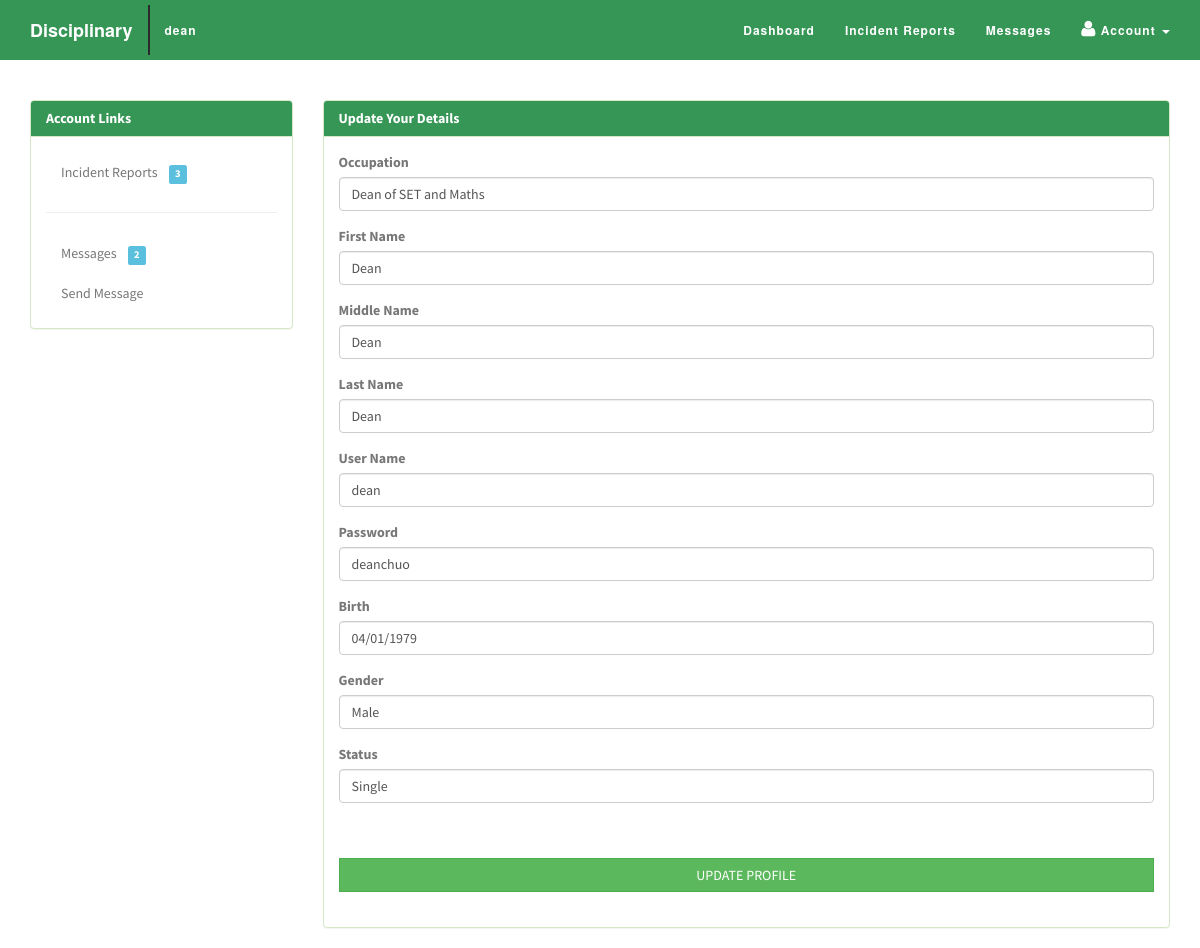
Screenshot of /dean/profile.php (signed in) with the database file from the repository.
### tables this page shows
CREATE TABLE IF NOT EXISTS `dean` (
  `id` int(255) NOT NULL AUTO_INCREMENT,
  `username` varchar(150) NOT NULL,
  `password` varchar(150) NOT NULL,
  `fname` varchar(150) NOT NULL,
  `mname` varchar(150) NOT NULL,
  `lname` varchar(150) NOT NULL,
  `occupation` varchar(150) NOT NULL,
  `birth` varchar(150) NOT NULL,
  `gender` varchar(150) NOT NULL,
  `status` varchar(150) NOT NULL,
  `usertype` varchar(150) NOT NULL,
  PRIMARY KEY (`id`)
);

### dean/profile.php (the view, shortened to what this page needs)
<?php
$username = $_SESSION['username'];
$result = mysql_query("SELECT * FROM dean WHERE username='$username'");
while($row = mysql_fetch_array($result))
  {
	$uname=$row['username'];
	$password=$row['password'];
	$occupation=$row['occupation'];
	$fname=$row['fname'];
	$mname=$row['mname'];
	$lname=$row['lname'];
	$birth=$row['birth'];
	$gender=$row['gender'];
	$status=$row['status'];
  }
?>
<?php
extract($_POST);
?>
<!DOCTYPE html>
<html lang="en-US" class="no-js">
	<head>
		<link rel="stylesheet" href="../css/bootstrap.css">
		<link rel="stylesheet" href="../css/bootstrap.min.css">
		<link rel="stylesheet" href="../css/font-awesome.css">
		<link rel="stylesheet" href="../css/font-awesome.min.css">
		<link rel="stylesheet" href="../css/animate.min.css">
		<link rel="stylesheet" href="../css/bootstrapValidator.min.css">
		<link rel="stylesheet" href="../css/dean.css">
     </head>
<body>
     <div class="navbar navbar-default navbar-fixed-top">
        <div class="container">
            <div class="navbar-header">
                <a class="navbar-brand"> Disciplinary</a>
            </div>
            <div class="collapse navbar-collapse novelist-nav">
			   <ul class="nav navbar-nav navbar-left">
                    <li>
                        <a class="user"><?php
			   $username =$_SESSION['username'];
			   $result = mysql_query("SELECT * FROM dean WHERE username='$username'");
			   while($row = mysql_fetch_array($result))
						{
						echo $row['username'];
						} ?></a>
                    </li>
				</ul>
                <ul class="nav navbar-nav navbar-right">
                    <li>
                        <a href="../dean/">Dashboard</a>
                    </li>
                    <li>
                        <a href="incidentlist.php">Incident Reports</a>
                    </li>
                    <li>
                        <a href="message.php">Messages</a>
                    </li>
					<li class="dropdown user-dropdown">
              <a href="#" class="dropdown-toggle" data-toggle="dropdown"><i class="fa fa-user"></i>&nbsp;Account<b>
			  </b> <b class="caret"></b></a>
            </li>
                </ul>
            </div>
        </div>
    </div>
	 <section class="dean" id="dean">
     <div class="container">
		  <div class="row">
			 <div id="sidebar" class="col-md-3">
				<div class="panel panel-success">
					<div class="panel-heading">
						<h5 class="panel-title">Account Links</h5>
					</div>
					<div id="sidenav" class="panel-body">
					   <ul class="list-unstyled nav sidenav">
					     <li><a href="incidentlist.php">Incident Reports&nbsp;&nbsp;&nbsp;
						 <span class="label label-info">
						 <?php
						   $result = mysql_query("SELECT * FROM incident");
						   $num_rows = mysql_num_rows($result);
						   echo $num_rows; ?>
						   </span>
			             </a></li>
						 <hr>
						 <li><a href="message.php">Messages&nbsp;&nbsp;&nbsp;
						 <span class="label label-info">
						 <?php
						   $result = mysql_query("SELECT * FROM message");
						   $num_rows = mysql_num_rows($result);
						   echo $num_rows; ?>
						   </span>
						</a></li>
						<li><a href="sendmessage.php">Send Message</a></li>
					  </ul>
					</div>
				</div>
			</div>
			<div class="col-md-9">
	         <div id="welcome" class="panel panel-success">
			   <div class="panel-heading">
				  <h3 class="panel-title">Update Your Details</h3>
			   </div>
			   <div class="panel-body">
			    <form role="form" method="post" id="editform">
				  <div class="form-group">
				    <label>Occupation</label>
					<input name="occupation" type="text" value="<?php echo $occupation?>" class="form-control">
				  </div>
				  <div class="form-group">
				    <label>First Name</label>
					<input name="fname" type="text" value="<?php echo $fname?>" class="form-control">
				  </div>
				  <div class="form-group">
				    <label>Middle Name</label>
					<input name="mname" type="text" value="<?php echo $mname?>" class="form-control">
				  </div>
				  <div class="form-group">
				    <label>Last Name</label>
					<input name="lname" type="text" value="<?php echo $lname?>" class="form-control">
				  </div>
				  <div class="form-group">
				    <label>User Name</label>
					<input name="uname" type="text" value="<?php echo $uname?>" class="form-control">
				  </div>
				  <div class="form-group">
				    <label>Password</label>
					<input name="password" type="text" value="<?php echo $password?>" class="form-control">
				  </div>
				  <div class="form-group">
				    <label>Birth</label>
					<input name="birth" type="text" value="<?php echo $birth?>" class="form-control">
				  </div>
				  <div class="form-group">
				    <label>Gender</label>
					<input name="gender" type="text" value="<?php echo $gender?>" class="form-control">
				  </div>
				  <div class="form-group">
				    <label>Status</label>
					<input name="status" type="text" value="<?php echo $status?>" class="form-control">
				  </div>
				  <div>
				  <br/><br/>
				  <button type="submit" name="edit" class="btn btn-large btn-success full-width">UPDATE PROFILE</button><br/><br/>
				  </div>
				</form>
			   </div>
			   </div>
			  </div>
			 </div>
			</div>
		  	</section>
</body>
</html>

### css/dean.css (style rules this page uses)
html, body { height: 100%; width: 100%; font-family: 'Source Sans Pro', Helvetica, Arial, sans-serif; color: #FFFFFF; }
a:link,a:visited { outline: 0; }
h1, h2, h3, h4, h5, h6 { color: #777; font-weight: 300; }
.navbar { font-family: Montserrat,"Helvetica Neue",Helvetica,Arial,sans-serif; font-weight: 700; background: #369656; padding: 5px 0; float:none; text-align: center; vertical-align: middle; -webkit-transition: padding .3s; -moz-transition: padding .3s; transition: padding .3s; }
.navbar .nav li a { color: #FFFFFF; font-size: 12px; }
.navbar .nav li a i { color: #FFFFFF; font-size: 18px; }
.navbar .nav li .user { color: #FFFFFF; font-size: 12px; border-left: 2px solid #2b2b2b; }
.navbar .navbar-nav { letter-spacing: 1px; }
.navbar-default, .navbar-inverse { border: 0; }
.navbar-fixed-top .navbar-brand { font-weight: 700; color: #fff; -webkit-transition: all .3s; -moz-transition: all .3s; transition: all .3s; }
.dean { background: #fff; padding-top: 100px; overflow:hidden; color: #777; }
.dean .panel .panel-heading { background: #369656; color: #fff; }
.dean .panel .panel-heading .panel-title { font-size: 14px; font-weight: 700; }
.dean .panel .panel-body { color: #777; font-weight: 400; }
.dean .panel .panel-body ul li a { text-decoration: none; color: #777; font-weight: 400; }
.full-width { width: 100%; border-radius: 0px; }
.dean .col-md-9 { color: #777; font-weight: 400; }

### rows the page displays
dean: username "dean", occupation "Dean of SET and Maths", fname "Dean", mname "Dean", lname "Dean", uname "dean", password "deanchuo", birth "04/01/1979", gender "Male", status "Single"

### other values shown
$num_rows "3"
$num_rows "2"
